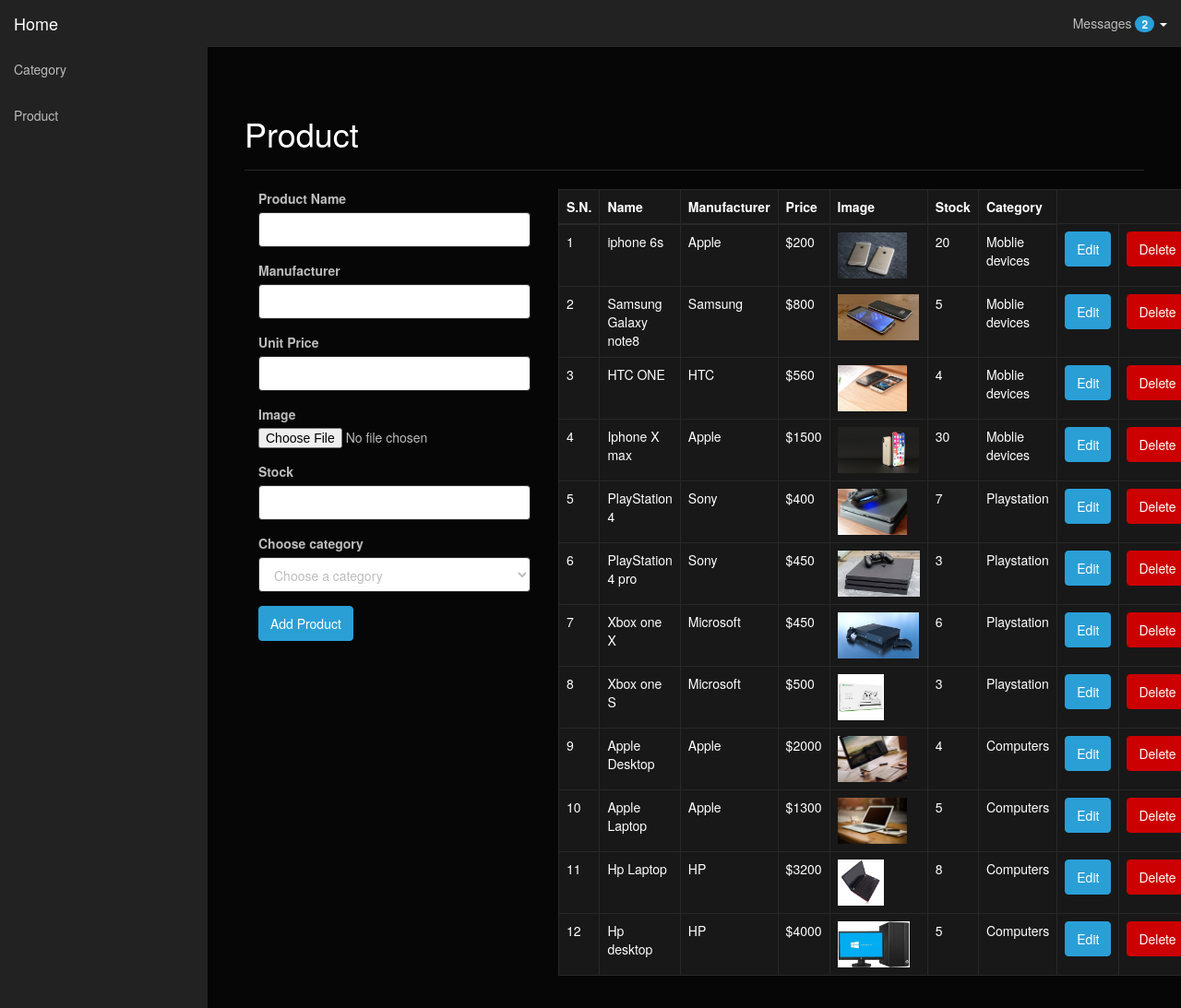
The app's page /admin/product.php with its own data.
### tables this page shows
CREATE TABLE `product` (
  `ProductID` int(11) NOT NULL,
  `ProductName` varchar(40) NOT NULL,
  `Manufacturer` varchar(40) NOT NULL,
  `Unitprice` int(11) NOT NULL,
  `Image` varchar(40) NOT NULL,
  `Stock` int(11) NOT NULL,
  `CategoryID` int(11) NOT NULL
);

CREATE TABLE `category` (
  `CategoryID` int(11) NOT NULL,
  `CategoryName` varchar(30) NOT NULL,
  `Description` varchar(300) NOT NULL
);

### admin/product.php (the view, shortened to what this page needs)
<?php
$host = 'localhost';
$username = 'root';
$password = '';
$db_name = 'shop';
$conn = mysqli_connect($host, $username, $password, $db_name);
?>
<!DOCTYPE html>
<html lang="en">
<head>
	<link rel="stylesheet" href="//maxcdn.bootstrapcdn.com/bootstrap/3.3.4/css/bootstrap.min.css">
	<link rel="stylesheet" href="style.css" type="text/css">
</head>
<body>
	<div id="wrapper">
		<nav class="navbar navbar-inverse navbar-fixed-top" role="navigation">
        <div class="navbar-header">
            <a class="navbar-brand" href="">Home</a>
        </div>
        <div class="collapse navbar-collapse navbar-ex1-collapse">
            <ul class="nav navbar-nav side-nav" id="active">
                <li><a href="category.php">Category</a></li>
                <li><a href="product.php">Product</a></li>
            </ul>
            <ul class="nav navbar-nav navbar-right navbar-user">
                <li class="dropdown messages-dropdown">
                    <a href="#" class="dropdown-toggle" data-toggle="dropdown"> Messages <span class="badge">2</span> <b class="caret"></b></a>
                </li>
            </ul>
        </div>
    </nav>
		<div id="page-wrapper">
			<div class="container-fluid">
				<div class="col-md-12">
					<div class="row">
						<div class="page-header">
							<h1>Product</h1>
						</div>
					</div>
					<div class="row">
						<div class="col-xs-4">
							<?php
								if(isset($_GET['edit'])):
								$query = "SELECT * FROM product p JOIN category c ON p.CategoryID = c.CategoryID WHERE p.ProductID = {$_GET['edit']}";
								$result = mysqli_query($conn, $query);
								$row = mysqli_fetch_assoc($result);
							?>
							<form action="" method="post" enctype="multipart/form-data">
								<div class="form-group">
									<label for="product_name">Product Name</label>
									<input type="text" class="form-control" name="product_name" id="product_name" value="<?php echo $row['ProductName']; ?>">
								</div>
								<div class="form-group">
									<label for="manufacturer">Manufacturer</label>
									<input type="text" name="manufacturer" class="form-control" id="manufacturer" value="<?php echo $row['Manufacturer']; ?>">
								</div>
								<div class="form-group">
									<label for="price">Unit Price</label>
									<input type="text" name="price" class="form-control" id="price" value="<?php echo $row['Unitprice']; ?>">
								</div>
								<div class="form-group">
									<img src="../<?php echo $row['Image']; ?>" alt="Product Img" height="50"><br>
									<label for="image">Image</label>
									<input type="file" id="image" name="image">
								</div>
								<div class="form-group">
									<label for="stock">Stock</label>
									<input type="number" class="form-control" name="stock" value="<?php echo $row['Stock']; ?>">
								</div>
								<div class="form-group">
									<label for="category">Choose category</label>
									<?php
										$query = "SELECT * FROM category";
										$result = mysqli_query($conn, $query);
									?>
									<select name="category" id="category" class="form-control">
										<option value="">Choose a category</option>
										<?php $catId = $row['CategoryID']; ?>
										<?php while ($row = mysqli_fetch_assoc($result)): ?>
										<?php if ($row['CategoryID'] == $catId): ?>
											<option selected value="<?php echo $row['CategoryID']; ?>"><?php echo $row['CategoryName']; ?></option>
										<?php else: ?>
											<option value="<?php echo $row['CategoryID']; ?>"><?php echo $row['CategoryName']; ?></option>
										<?php endif; ?>
										<?php endwhile; ?>
									</select>
								</div>
								<div class="form-group">
									<input type="submit" class="btn btn-primary" name="update" value="Update Product">
								</div>
							</form>
							<?php else: ?>
							<form action="" method="post" enctype="multipart/form-data">
								<div class="form-group">
									<label for="product_name">Product Name</label>
									<input type="text" class="form-control" name="product_name" id="product_name">
								</div>
								<div class="form-group">
									<label for="manufacturer">Manufacturer</label>
									<input type="text" name="manufacturer" class="form-control" id="manufacturer">
								</div>
								<div class="form-group">
									<label for="price">Unit Price</label>
									<input type="text" name="price" class="form-control" id="price">
								</div>
								<div class="form-group">
									<label for="image">Image</label>
									<input type="file" id="image" name="image">
								</div>
								<div class="form-group">
									<label for="stock">Stock</label>
									<input type="number" class="form-control" name="stock">
								</div>
								<div class="form-group">
									<label for="category">Choose category</label>
									<select name="category" id="category" class="form-control">
										<option value="">Choose a category</option>
									</select>
								</div>
								<div class="form-group">
									<input type="submit" class="btn btn-primary" name="add" value="Add Product">
								</div>
							</form>
						<?php endif; ?>
						</div>
						<div class="col-xs-8">
							<table class="table table-bordered table-hover">
								<thead>
									<tr>
										<th>S.N.</th>
										<th>Name</th>
										<th>Manufacturer</th>
										<th>Price</th>
										<th>Image</th>
										<th>Stock</th>
										<th>Category</th>
									</tr>
								</thead>
								<tbody>
									<?php
										$query = "SELECT * FROM product p JOIN category c ON p.CategoryID = c.CategoryID";
										$result = mysqli_query($conn, $query);
										while ($row = mysqli_fetch_assoc($result)):
									?>
									<tr>
										<td><?php echo $row['ProductID']; ?></td>
										<td><?php echo $row['ProductName']; ?></td>
										<td><?php echo $row['Manufacturer']; ?></td>
										<td>$<?php echo round($row['Unitprice']); ?></td>
										<td><img src="../<?php echo $row['Image']; ?>" alt="Product Img" height="50"></td>
										<td><?php echo $row['Stock']; ?></td>
										<td><?php echo $row['CategoryName']; ?></td>
										<td><a href="?edit=<?php echo $row['ProductID']; ?>" class="btn btn-primary" style="text-decoration: none;">Edit</a></td>
										<td><a onclick="return confirm('Are you sure?');" href="?delete=<?php echo $row['ProductID']; ?>" class="btn btn-danger" style="text-decoration: none;">Delete</a></td>
									</tr>
								<?php endwhile; ?>
								</tbody>
							</table>
						</div>
					</div>
				</div>
			</div>
		</div>
	</div>
</body>
</html>

### records on screen
product: ProductID "1", ProductName "iphone 6s", Manufacturer "Apple", Unitprice "200", Image (picture), Stock "20", CategoryID.CategoryName "Moblie devices"
product: ProductID "2", ProductName "Samsung Galaxy note8", Manufacturer "Samsung", Unitprice "800", Image (picture), Stock "5", CategoryID.CategoryName "Moblie devices"
product: ProductID "3", ProductName "HTC ONE", Manufacturer "HTC", Unitprice "560", Image (picture), Stock "4", CategoryID.CategoryName "Moblie devices"
product: ProductID "4", ProductName "Iphone X max", Manufacturer "Apple", Unitprice "1500", Image (picture), Stock "30", CategoryID.CategoryName "Moblie devices"
product: ProductID "5", ProductName "PlayStation 4", Manufacturer "Sony", Unitprice "400", Image (picture), Stock "7", CategoryID.CategoryName "Playstation"
product: ProductID "6", ProductName "PlayStation 4 pro", Manufacturer "Sony", Unitprice "450", Image (picture), Stock "3", CategoryID.CategoryName "Playstation"
product: ProductID "7", ProductName "Xbox one X", Manufacturer "Microsoft", Unitprice "450", Image (picture), Stock "6", CategoryID.CategoryName "Playstation"
product: ProductID "8", ProductName "Xbox one S", Manufacturer "Microsoft", Unitprice "500", Image (picture), Stock "3", CategoryID.CategoryName "Playstation"
product: ProductID "9", ProductName "Apple Desktop", Manufacturer "Apple", Unitprice "2000", Image (picture), Stock "4", CategoryID.CategoryName "Computers"
product: ProductID "10", ProductName "Apple Laptop", Manufacturer "Apple", Unitprice "1300", Image (picture), Stock "5", CategoryID.CategoryName "Computers"
product: ProductID "11", ProductName "Hp Laptop", Manufacturer "HP", Unitprice "3200", Image (picture), Stock "8", CategoryID.CategoryName "Computers"
product: ProductID "12", ProductName "Hp desktop", Manufacturer "HP", Unitprice "4000", Image (picture), Stock "5", CategoryID.CategoryName "Computers"
